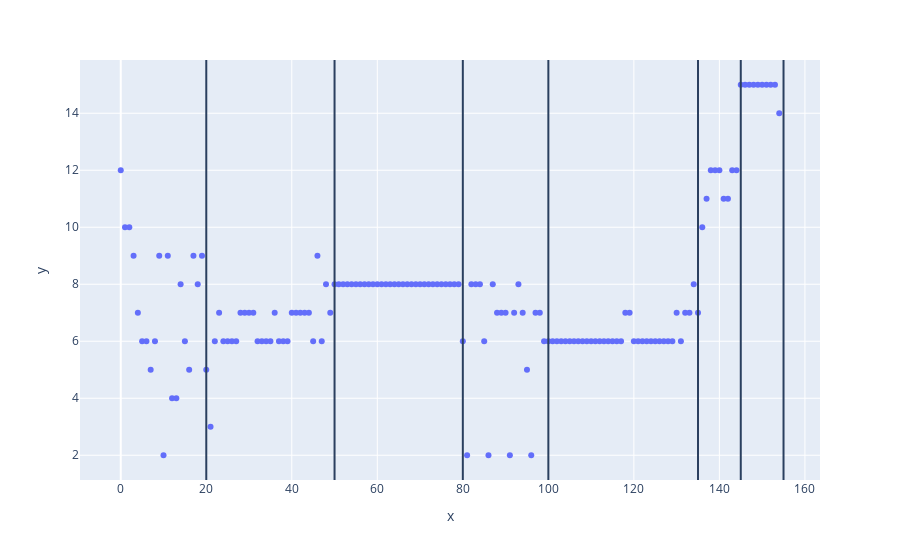

Write notebook code for a chart like this one.
### Code cell
PELT = rpt.Pelt(model="rbf").fit(serie_test_2)
PELT_res = PELT.predict(pen=2)
print(PELT_res)
fig = px.scatter(y=serie_test_2)
for line in PELT_res:
    fig.add_vline(x=line)
fig.show()

### Figure 1 — Plotly figure (JSON) as saved in the notebook; plotly's stock layout.template omitted (floating-point values rounded to 4 significant figures; data arrays with more than 128 entries replaced by an {"elided": "..."} marker saying what was removed)
{"data": [{"hovertemplate": "x=%{x}<br>y=%{y}<extra></extra>", "legendgroup": "", "marker": {"color": "#636efa", "symbol": "circle"}, "mode": "markers", "name": "", "orientation": "v", "showlegend": false, "type": "scatter", "x": {"elided": "155 int values"}, "xaxis": "x", "y": {"elided": "155 int values"}, "yaxis": "y"}], "layout": {"legend": {"tracegroupgap": 0}, "margin": {"t": 60}, "shapes": [{"type": "line", "x0": 20, "x1": 20, "xref": "x", "y0": 0, "y1": 1, "yref": "y domain"}, {"type": "line", "x0": 50, "x1": 50, "xref": "x", "y0": 0, "y1": 1, "yref": "y domain"}, {"type": "line", "x0": 80, "x1": 80, "xref": "x", "y0": 0, "y1": 1, "yref": "y domain"}, {"type": "line", "x0": 100, "x1": 100, "xref": "x", "y0": 0, "y1": 1, "yref": "y domain"}, {"type": "line", "x0": 135, "x1": 135, "xref": "x", "y0": 0, "y1": 1, "yref": "y domain"}, {"type": "line", "x0": 145, "x1": 145, "xref": "x", "y0": 0, "y1": 1, "yref": "y domain"}, {"type": "line", "x0": 155, "x1": 155, "xref": "x", "y0": 0, "y1": 1, "yref": "y domain"}], "xaxis": {"anchor": "y", "domain": [0, 1], "title": {"text": "x"}}, "yaxis": {"anchor": "x", "domain": [0, 1], "title": {"text": "y"}}}}
